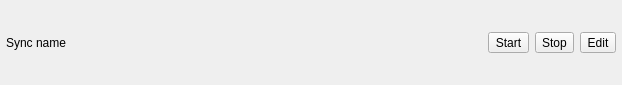
<?xml version="1.0" encoding="UTF-8"?>
<ui version="4.0">
 <class>SyncViewItem</class>
 <widget class="QWidget" name="SyncViewItem">
  <property name="geometry">
   <rect>
    <x>0</x>
    <y>0</y>
    <width>622</width>
    <height>85</height>
   </rect>
  </property>
  <property name="windowTitle">
   <string>SyncViewItem</string>
  </property>
  <layout class="QHBoxLayout">
   <property name="spacing">
    <number>6</number>
   </property>
   <property name="leftMargin">
    <number>6</number>
   </property>
   <property name="topMargin">
    <number>6</number>
   </property>
   <property name="rightMargin">
    <number>6</number>
   </property>
   <property name="bottomMargin">
    <number>6</number>
   </property>
   <item>
    <widget class="QLabel" name="sync_name_lbl">
     <property name="text">
      <string>Sync name</string>
     </property>
    </widget>
   </item>
   <item>
    <widget class="QLabel" name="sync_info_lbl"/>
   </item>
   <item>
    <spacer>
     <property name="orientation">
      <enum>Qt::Horizontal</enum>
     </property>
     <property name="sizeHint" stdset="0">
      <size>
       <width>40</width>
       <height>20</height>
      </size>
     </property>
    </spacer>
   </item>
   <item>
    <widget class="QToolButton" name="start_btn">
     <property name="statusTip">
      <string>Start synchronisation</string>
     </property>
     <property name="text">
      <string>Start</string>
     </property>
    </widget>
   </item>
   <item>
    <widget class="QToolButton" name="stop_btn">
     <property name="statusTip">
      <string>Stop synchronisation</string>
     </property>
     <property name="text">
      <string>Stop</string>
     </property>
    </widget>
   </item>
   <item>
    <widget class="QToolButton" name="edit_btn">
     <property name="statusTip">
      <string>Edit synchronisation</string>
     </property>
     <property name="text">
      <string>Edit</string>
     </property>
    </widget>
   </item>
  </layout>
 </widget>
 <resources/>
 <connections/>
</ui>
